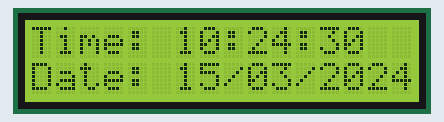
Bench run of a sketch on a simulated Arduino Uno, built with avr-gcc and run on an emulated ATmega328P. Shown: 16×2 character LCD. The local clock reads 2024-03-15 10:24:30 at power-on unless the sketch sets it.

Above: at 0.1 s.
At 4.1 s:
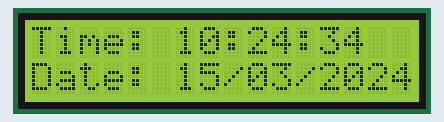
At 9.1 s:
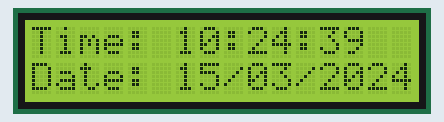
At 19.1 s:
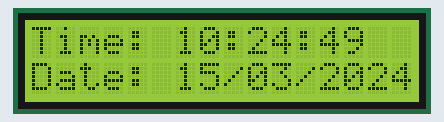
At 29.1 s:
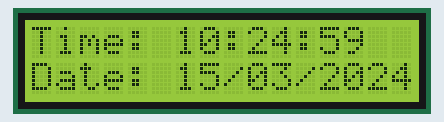
At 39.1 s:
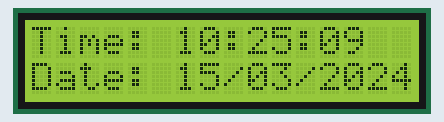

Measured:
- what the display in image 1 shows lasts 1.0 s, from 4.0 s to 5.0 s

The sketch:

Clock_on_LCD.ino
```cpp
#include <Wire.h>
#include <TimeLib.h>
#include <DS1307RTC.h>
#include <LiquidCrystal.h>

const int rs = 12, en = 11, d4 = 5, d5 = 4, d6 = 3, d7 = 2;
LiquidCrystal lcd(rs, en, d4, d5, d6, d7);

void setup() {
  // put your setup code here, to run once:
  lcd.begin(16, 2);
}

void loop() {
  // put your main code here, to run repeatedly:
  tmElements_t tm;
  if (RTC.read(tm)) {
    lcd.setCursor(0, 0);

    lcd.print("Time: ");
    if (tm.Hour < 10)
      lcd.print('0');
    lcd.print(tm.Hour);

    lcd.print(':');
    if (tm.Minute < 10)
      lcd.print('0');
    lcd.print(tm.Minute);

    lcd.print(':');
    if (tm.Second < 10)
      lcd.print('0');
    lcd.print(tm.Second);

    lcd.setCursor(0, 1);

    lcd.print("Date: ");
    if (tm.Day < 10)
      lcd.print('0');
    lcd.print(tm.Day);

    lcd.print('/');
    if (tm.Month < 10)
      lcd.print('0');
    lcd.print(tm.Month);

    lcd.print('/');
    lcd.print(tmYearToCalendar(tm.Year));
  }else if(RTC.chipPresent()){
    lcd.clear();
    lcd.print("Error! PLEB!!!");
    delay(1000 );
  }

}
```
